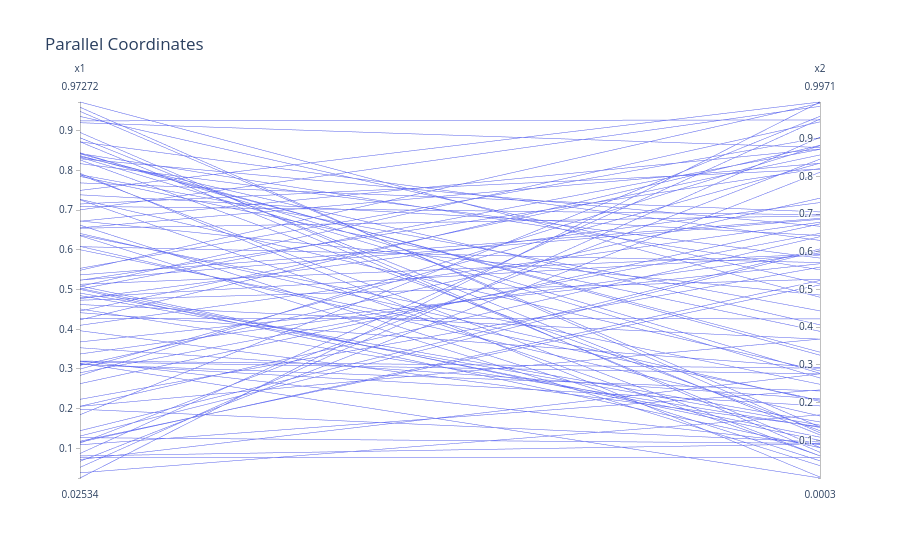

Notebook code cell kept with this figure:
### Markdown cell above
## Parallel Coordinates - Decision Space - 2 Variables and 2 Objective functions

### Code cell
parallel_d = px.parallel_coordinates(
            df1,
            dimensions=["x1", "x2"],
            labels={"df1[x1]": "x1", "df1[x2]": "x2"},
            title="Parallel Coordinates",
        )
parallel_d.show()
